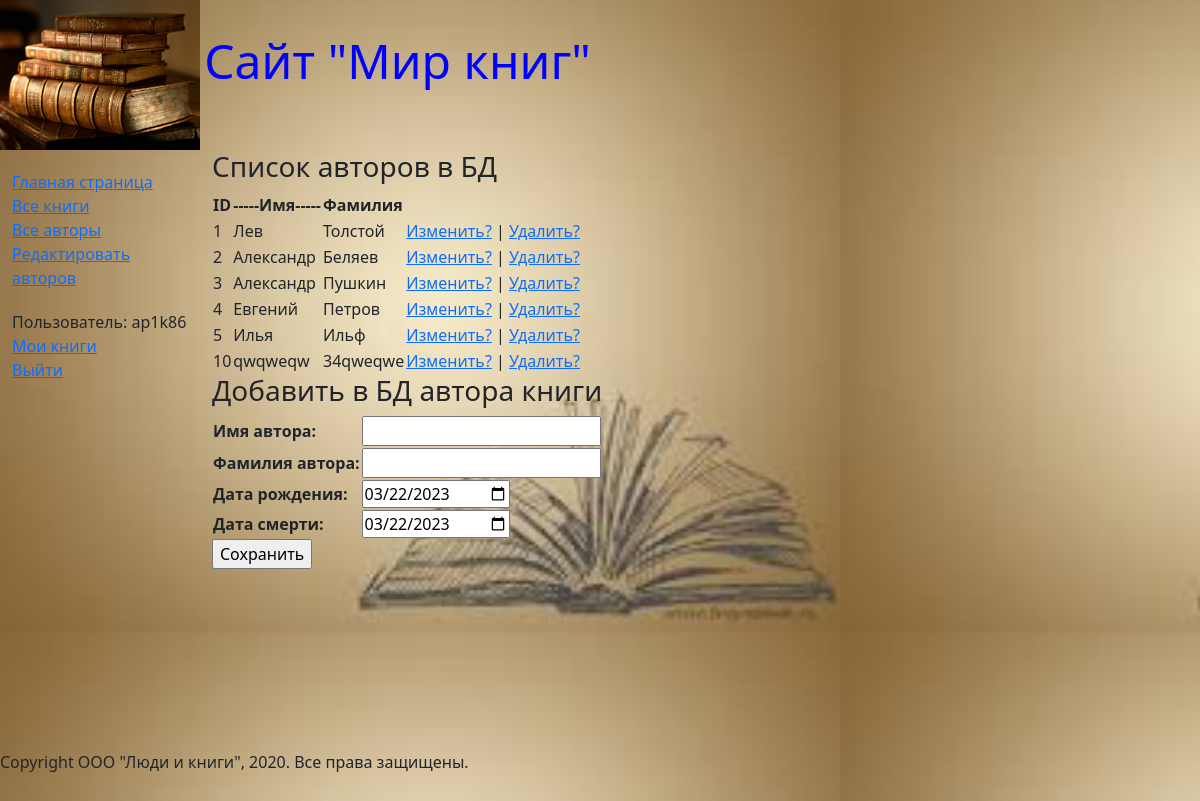
Screenshot of /authors_add/ (signed in) with the database file from the repository.
### catalog/models.py (models this page shows, shortened)
class Author(models.Model):
    objects = None
    first_name = models.CharField(max_length=100, help_text="Введите имя автора", verbose_name="Имя автора")
    last_name = models.CharField(max_length=100, help_text="Введите фамилию автора", verbose_name="Фамилия автора")
    date_of_birth = models.DateField(help_text="Введите дату рождения", verbose_name="Дата рождения", blank=True,
                                     null=True)
    date_of_death = models.DateField(help_text="Введите дату смерти", verbose_name="Дата смерти", null=True, blank=True)

### catalog/views.py (the view)
# urls.py: path('authors_add/', views.authors_add, name='authors_add'),
def authors_add(request):
    author = Author.objects.all()
    authorsform = AuthorsForm()
    return render(request, 'catalog/authors_add.html', {'form': authorsform, 'author': author})

### catalog/forms.py
class AuthorsForm(forms.Form):
    first_name = forms.CharField(label='Имя автора')
    last_name = forms.CharField(label='Фамилия автора')
    date_of_birth = forms.DateField(label='Дата рождения', initial=format(date.today()),
                                    widget=forms.widgets.DateInput(attrs={'type': 'date'}))
    date_of_death = forms.DateField(label='Дата смерти', initial=format(date.today()),
                                    widget=forms.widgets.DateInput(attrs={'type': 'date'}))

### templates/catalog/authors_add.html (shortened to what this page needs)
{% extends 'base_generic.html' %}
{% load static %}
{% block content %}
<h3>Список авторов в БД</h3>
<table>
    <thead>
    <th>ID</th>
    <th>-----Имя-----</th>
    <th>Фамилия</th>
    </thead>
    {% if author %}
    {% for author in author.all %}
    <tr>
        <td>{{ author.id }}</td>
        <td>{{ author.first_name }}</td>
        <td>{{ author.last_name }}</td>
        <td><a href="/edit/{{ author.id }}">Изменить?</a> | <a href="/delete/{{ author.id }}">Удалить?</a></td>
    </tr>
    {% endfor %}
    {% else %}
    <p>В базе данных нет авторов</p>
    {% endif %}
</table>
<h3>Добавить в БД автора книги</h3>
<form method="POST" action="/create/">
    <table>
        {{ form }}
    </table>
    <input type="submit" value="Сохранить">
</form>
{% endblock content %}

### templates/base_generic.html (shortened to what this page needs)
<!doctype html>
<html lang="en">
<head>
    {% load static %}
    <link rel="stylesheet" href="{% static 'css/style.css' %}">
    <link href="https://cdn.jsdelivr.net/npm/bootstrap@5.0.2/dist/css/bootstrap.min.css" rel="stylesheet"
>
    {% block head %}
    <img src="{% static 'images/logotip.jpg' %}" style="width: 200px; height: 150px;" align="absmiddle">
    <font size=7, color="blue">Сайт "Мир книг"</font>
    {% endblock head %}
</head>
<body>
<div class="content">
    <div class="container-fluid">
        <div class="row">
            <div class="col-sm-2">
                {% block sidebar %}
                <ul class="sidebar-nav">
                    <li><a href="{% url 'index' %}">Главная страница</a></li>
                    <li><a href="{% url 'books' %}">Все книги</a></li>
                    <li><a href="{% url 'authors' %}">Все авторы</a></li>
                    <li><a href="{% url 'authors_add' %}">Редактировать авторов</a></li>
                </ul>
                <ul class="sidebar-nav">
                    {% if user.is_authenticated %}
                    <li>Пользователь: {{ user.get_username }}</li>
                    <li><a href="{% url 'my-borrowed' %}">Мои книги</a></li>
                    <li><a href="{% url 'logout'%}?next={{request.path}}">Выйти</a></li>
                    {% else %}
                    <li><a href="{% url 'login'%}?next={{request.path}}">Войти</a></li>
                    {% endif %}
                </ul>
                {% endblock sidebar %}
            </div>
            <div class="col-sm-10">
                {% block content %} {% endblock content %}
            </div>
        </div>
    </div>
</div>
<div class="footer">
    {% block footer %}
    {% block copyright %}
    <footer>
        <p>Copyright ООО "Люди и книги", 2020. Все права защищены.</p>
    </footer>
    {% endblock copyright %}
    {% endblock footer %}
</div>
</body>
</html>

### static/css/style.css (style rules this page uses)
.sidebar-nav { margin-top: 20px; padding: 0; list-style: none; }
html, body, .wrapper { height: 100%; }
.content { box-sizing: border-box; min-height: 85%; padding-bottom: 90px; }
.footer { left: 50px; height: 80px; margin-top: -80px; }

### rows the page displays
Author: id "1", first_name "Лев", last_name "Толстой"
Author: id "2", first_name "Александр", last_name "Беляев"
Author: id "3", first_name "Александр", last_name "Пушкин"
Author: id "4", first_name "Евгений", last_name "Петров"
Author: id "5", first_name "Илья", last_name "Ильф"
Author: id "10", first_name "qwqweqw", last_name "34qweqwe"

### other values shown
{{ user.get_username }} "ap1k86"
